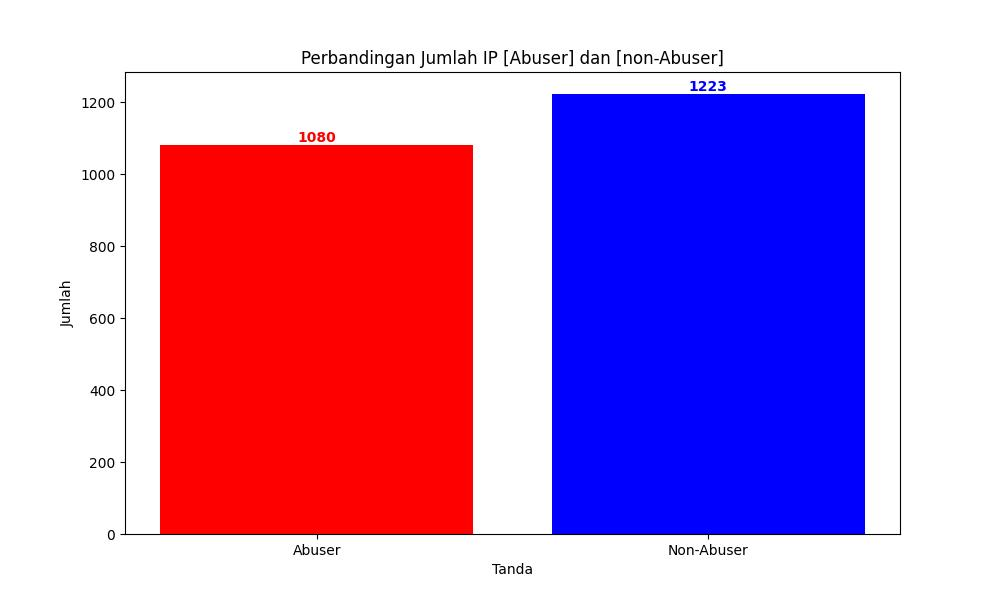

Python code for this plot:
import re
import matplotlib.pyplot as plt

# membaca file log
with open("/var/log/nginx/fix/filter_tools/hasil_filter_from_access_log/attack_attempt_filtered.log", "r") as f:
    logs = f.readlines()

# inisialisasi variabel untuk menghitung jumlah tanda [Abuser] dan [non-Abuser]
abuser_count = 0
non_abuser_count = 0

# menghitung jumlah tanda [Abuser] dan [non-Abuser]
for log in logs:
    if "[Abuser]" in log:
        abuser_count += 1
    elif "[non-Abuser]" in log:
        non_abuser_count += 1

# membuat grafik untuk jumlah tanda [Abuser] dan [non-Abuser]
fig, ax = plt.subplots(figsize=(10, 6))

labels = ["Abuser", "Non-Abuser"]
values = [abuser_count, non_abuser_count]

colors = ["red", "blue"]  # menentukan warna untuk masing-masing bar chart

ax.bar(labels, values, color=colors)

# memberi label sumbu x dan y
ax.set_xlabel("Tanda")
ax.set_ylabel("Jumlah")

# memberi judul grafik
ax.set_title("Perbandingan Jumlah IP [Abuser] dan [non-Abuser]")

# menambahkan label jumlah di atas bar chart
for i, v in enumerate(values):
    ax.text(i, v, str(v), color=colors[i], fontweight="bold",
            ha="center", va="bottom")

# menyimpan grafik
plt.savefig("viz_abuser.jpg")

# menampilkan grafik
plt.show()
